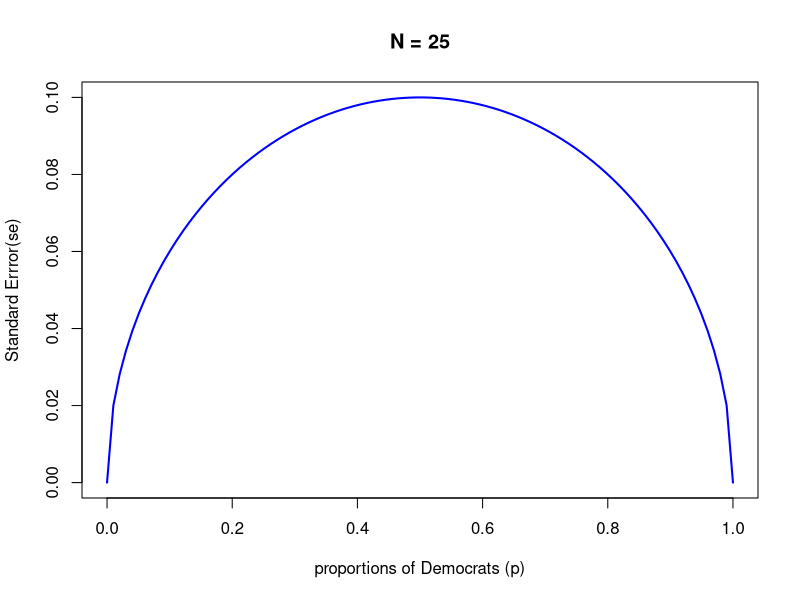
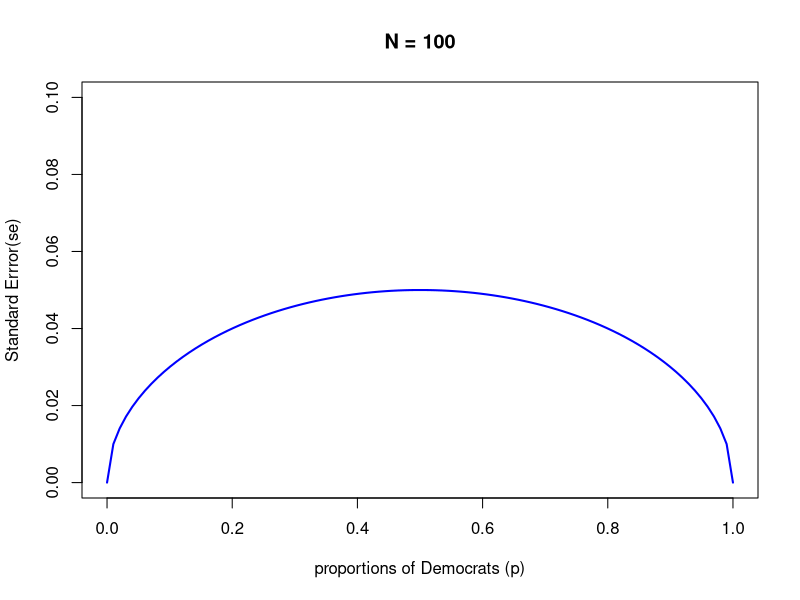
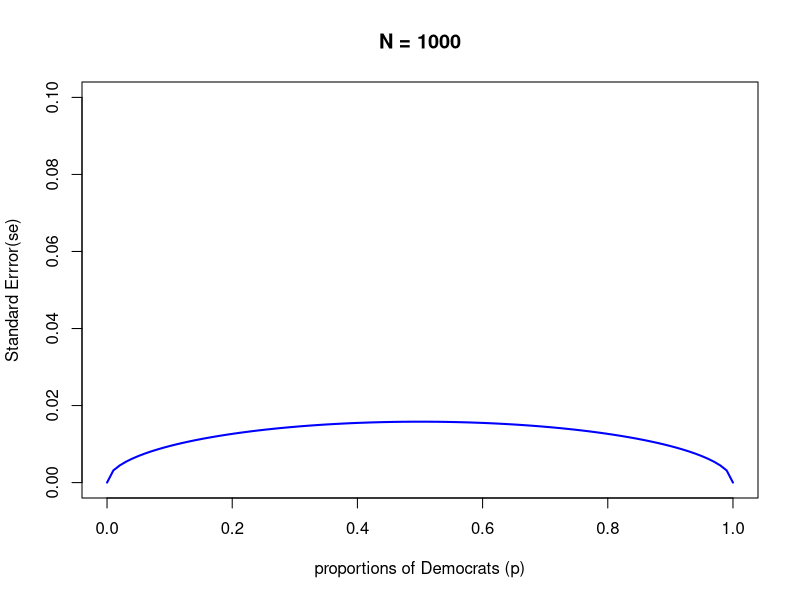

The R script that drew these images, in order:
# The vector `p` contains 100 proportions of Democrats ranging from 0 to 1 using the `seq` function
p <- seq(0, 1, length = 100)

# The vector `sample_sizes` contains the three sample sizes
sample_sizes <- c(25, 100, 1000)

# Write a for-loop that calculates the standard error `se` for every value of `p` for each of the three samples sizes `N` in the vector `sample_sizes`. Plot the three graphs, using the `ylim` argument to standardize the y-axis across all three plots.
for (N in sample_sizes ){
    se <- sqrt(p*(1-p)/ N)
    plot(p,se,type="l",col="blue",lwd=2,ylim=c(0,0.1),xlab="proportions of Democrats (p)",ylab="Standard Errror(se)",main=paste("N =",N))
}




